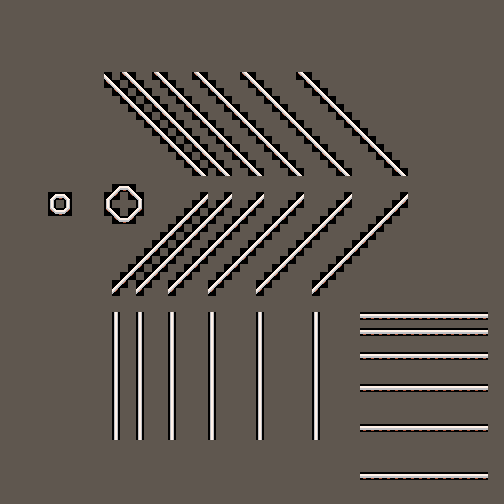

A level layout from a 2D game, rendered from its tile map. Below: a short description, then the map file with tile-grid data replaced by summaries:
An orthogonal 63x63 tile map with 8x8 px tiles, 2 tile layers (Road, Props).

<map version="1.5" tiledversion="1.7.2" orientation="orthogonal" renderorder="right-down" width="63" height="63" tilewidth="8" tileheight="8" infinite="0" nextlayerid="3" nextobjectid="1">
 <tileset firstgid="1" source="driftmaniaTiles.tsx" />
 <layer id="1" name="Road" width="63" height="63">
  <data>[3969 cells, 3969 non-empty, 1 distinct tile ids]</data>
 </layer>
 <layer id="2" name="Props" width="63" height="63">
  <data>[3969 cells, 515 non-empty, 6 distinct tile ids]</data>
 </layer>
</map>
